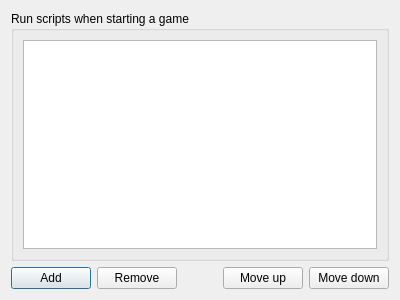
<?xml version="1.0" encoding="UTF-8"?>
<ui version="4.0">
 <class>QGBA::AutorunScriptView</class>
 <widget class="QDialog" name="QGBA::AutorunScriptView">
  <property name="geometry">
   <rect>
    <x>0</x>
    <y>0</y>
    <width>400</width>
    <height>300</height>
   </rect>
  </property>
  <property name="windowTitle">
   <string>Autorun scripts</string>
  </property>
  <layout class="QGridLayout" name="gridLayout">
   <item row="1" column="0">
    <widget class="QPushButton" name="add">
     <property name="text">
      <string>Add</string>
     </property>
     <property name="icon">
      <iconset theme="list-add"/>
     </property>
    </widget>
   </item>
   <item row="1" column="1">
    <widget class="QPushButton" name="remove">
     <property name="text">
      <string>Remove</string>
     </property>
     <property name="icon">
      <iconset theme="list-remove"/>
     </property>
    </widget>
   </item>
   <item row="1" column="2">
    <spacer name="horizontalSpacer">
     <property name="orientation">
      <enum>Qt::Horizontal</enum>
     </property>
     <property name="sizeHint" stdset="0">
      <size>
       <width>0</width>
       <height>20</height>
      </size>
     </property>
    </spacer>
   </item>
   <item row="1" column="3">
    <widget class="QPushButton" name="up">
     <property name="text">
      <string>Move up</string>
     </property>
     <property name="icon">
      <iconset theme="go-up"/>
     </property>
    </widget>
   </item>
   <item row="1" column="4">
    <widget class="QPushButton" name="down">
     <property name="text">
      <string>Move down</string>
     </property>
     <property name="icon">
      <iconset theme="go-down"/>
     </property>
    </widget>
   </item>
   <item row="0" column="0" colspan="5">
    <widget class="QGroupBox" name="groupBox">
     <property name="title">
      <string>Run scripts when starting a game</string>
     </property>
     <layout class="QGridLayout" name="gridLayout_2">
      <item row="0" column="0">
       <widget class="QListView" name="autorunList"/>
      </item>
     </layout>
    </widget>
   </item>
  </layout>
 </widget>
 <resources/>
 <connections>
  <connection>
   <sender>add</sender>
   <signal>clicked()</signal>
   <receiver>QGBA::AutorunScriptView</receiver>
   <slot>addScript()</slot>
   <hints>
    <hint type="sourcelabel">
     <x>47</x>
     <y>276</y>
    </hint>
    <hint type="destinationlabel">
     <x>199</x>
     <y>149</y>
    </hint>
   </hints>
  </connection>
  <connection>
   <sender>remove</sender>
   <signal>clicked()</signal>
   <receiver>QGBA::AutorunScriptView</receiver>
   <slot>removeScript()</slot>
   <hints>
    <hint type="sourcelabel">
     <x>138</x>
     <y>276</y>
    </hint>
    <hint type="destinationlabel">
     <x>199</x>
     <y>149</y>
    </hint>
   </hints>
  </connection>
  <connection>
   <sender>up</sender>
   <signal>clicked()</signal>
   <receiver>QGBA::AutorunScriptView</receiver>
   <slot>moveUp()</slot>
   <hints>
    <hint type="sourcelabel">
     <x>238</x>
     <y>276</y>
    </hint>
    <hint type="destinationlabel">
     <x>199</x>
     <y>149</y>
    </hint>
   </hints>
  </connection>
  <connection>
   <sender>down</sender>
   <signal>clicked()</signal>
   <receiver>QGBA::AutorunScriptView</receiver>
   <slot>moveDown()</slot>
   <hints>
    <hint type="sourcelabel">
     <x>341</x>
     <y>276</y>
    </hint>
    <hint type="destinationlabel">
     <x>199</x>
     <y>149</y>
    </hint>
   </hints>
  </connection>
 </connections>
 <slots>
  <slot>addScript()</slot>
  <slot>removeScript()</slot>
  <slot>moveUp()</slot>
  <slot>moveDown()</slot>
 </slots>
</ui>
